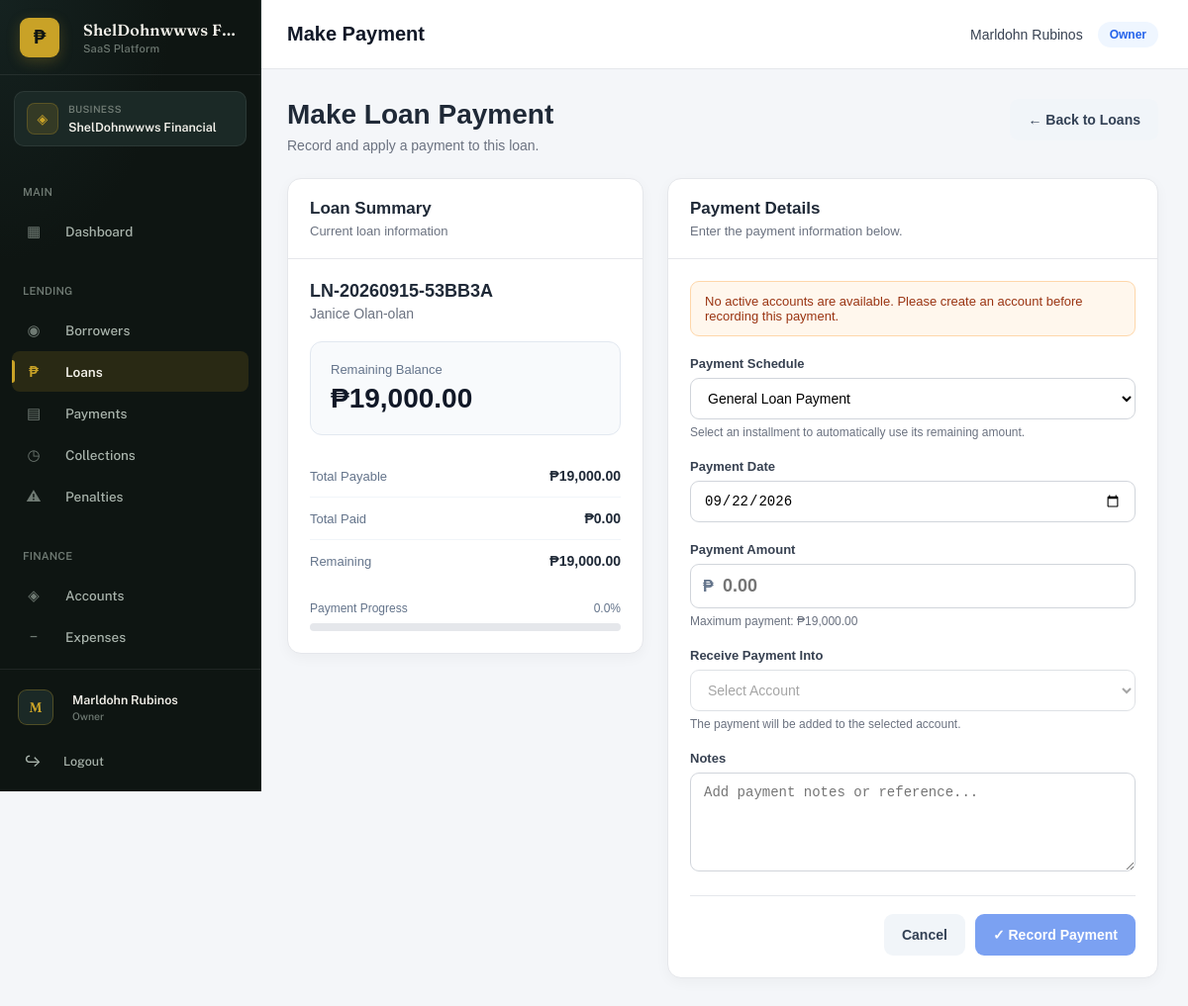
Screenshot of /public/index.php?url=loans/payment&id=22 (signed in) with the database file from the repository.
### tables this page shows
CREATE TABLE `loans` (
  `id` int(10) UNSIGNED NOT NULL,
  `business_id` bigint(20) UNSIGNED NOT NULL,
  `borrower_id` int(10) UNSIGNED NOT NULL,
  `account_id` int(10) UNSIGNED DEFAULT NULL,
  `category_id` int(10) UNSIGNED DEFAULT NULL,
  `loan_number` varchar(50) NOT NULL,
  `principal_amount` decimal(15,2) NOT NULL DEFAULT 0.00,
  `interest_rate` decimal(8,2) NOT NULL DEFAULT 0.00,
  `interest_type` enum('flat','reducing_balance') NOT NULL DEFAULT 'flat',
  `payment_type` enum('installment','full_payment') NOT NULL DEFAULT 'installment',
  `term` int(11) NOT NULL DEFAULT 1,
  `term_period` enum('days','weeks','months','years') NOT NULL DEFAULT 'months',
  `processing_fee` decimal(15,2) NOT NULL DEFAULT 0.00,
  `total_interest` decimal(15,2) NOT NULL DEFAULT 0.00,
  `total_payable` decimal(15,2) NOT NULL DEFAULT 0.00,
  `release_date` date DEFAULT NULL,
  `first_payment_date` date DEFAULT NULL,
  `status` enum('pending','approved','active','completed','overdue','cancelled','rejected') NOT NULL DEFAULT 'pending',
  `purpose` varchar(255) DEFAULT NULL,
  `notes` text DEFAULT NULL,
  `created_by` int(10) UNSIGNED DEFAULT NULL,
  `created_at` timestamp NOT NULL DEFAULT current_timestamp(),
  `updated_at` timestamp NOT NULL DEFAULT current_timestamp() ON UPDATE current_timestamp()
);

### app/views/loans/payment.php (the view, shortened to what the rows shown need)
<?php
$user = $user ?? Auth::user();
$tenantRole = $tenantRole ?? Auth::tenantRole();
$loanId = (int)(
    $loan['id']
    ?? 0
);
$loanName =
    $loan['loan_number']
    ?? ('Loan #' . $loanId);
$borrowerName =
    $loan['borrower_name']
    ?? 'Borrower';
$totalPayable =
    (float)(
        $loan['total_payable']
        ?? 0
    );
$totalPaid =
    (float)(
        $totalPaid
        ?? 0
    );
$remainingBalance =
    max(
        0,
        $totalPayable - $totalPaid
    );
$accounts =
    is_array($accounts ?? null)
        ? $accounts
        : [];
$today = date('Y-m-d');
$paymentPercentage = 0;
if ($totalPayable > 0) {
    $paymentPercentage =
        min(
            100,
            max(
                0,
                ($totalPaid / $totalPayable) * 100
            )
        );
}
?>
<!DOCTYPE html>
<html lang="en">
<head>
    <link
        rel="stylesheet"
        href="assets/css/style.css"
    >
</head>
<body>
<?php
require APP_PATH .
    '/views/layouts/sidebar.php';
?>
<div class="main-content">
    <nav class="navbar">
        <div class="page-title">
            Make Payment
        </div>
        <div class="user-info">
            <span class="user-name">
                <?= htmlspecialchars(
                    $user['full_name']
                    ?? $user['username']
                    ?? 'User'
                ) ?>
            </span>
            <span class="badge">
                <?= htmlspecialchars(
                    $tenantRole
                    ?? $user['role']
                    ?? 'User'
                ) ?>
            </span>
        </div>
    </nav>
    <div class="container">
        <div class="payment-page">
            <div class="payment-header">
                <div class="payment-header-content">
                    <h1>
                        Make Loan Payment
                    </h1>
                    <p>
                        Record and apply a payment to this loan.
                    </p>
                </div>
                <a
                    href="index.php?url=loans"
                    class="payment-btn payment-btn-secondary"
                >
                    ← Back to Loans
                </a>
            </div>
            <div class="payment-grid">
                <div class="payment-card loan-summary-card">
                    <div class="payment-card-header">
                        <h2>
                            Loan Summary
                        </h2>
                        <p>
                            Current loan information
                        </p>
                    </div>
                    <div class="payment-card-body">
                        <div class="loan-number">
                            <?= htmlspecialchars(
                                $loanName
                            ) ?>
                        </div>
                        <div class="loan-borrower">
                            <?= htmlspecialchars(
                                $borrowerName
                            ) ?>
                        </div>
                        <div class="balance-box">
                            <span class="balance-label">
                                Remaining Balance
                            </span>
                            <span class="balance-amount">
                                ₱<?= number_format(
                                    $remainingBalance,
                                    2
                                ) ?>
                            </span>
                        </div>
                        <div class="summary-list">
                            <div class="summary-row">
                                <span class="summary-label">
                                    Total Payable
                                </span>
                                <span class="summary-value">
                                    ₱<?= number_format(
                                        $totalPayable,
                                        2
                                    ) ?>
                                </span>
                            </div>
                            <div class="summary-row">
                                <span class="summary-label">
                                    Total Paid
                                </span>
                                <span class="summary-value">
                                    ₱<?= number_format(
                                        $totalPaid,
                                        2
                                    ) ?>
                                </span>
                            </div>
                            <div class="summary-row">
                                <span class="summary-label">
                                    Remaining
                                </span>
                                <span class="summary-value">
                                    ₱<?= number_format(
                                        $remainingBalance,
                                        2
                                    ) ?>
                                </span>
                            </div>
                        </div>
                        <div class="payment-progress">
                            <div class="payment-progress-header">
                                <span>
                                    Payment Progress
                                </span>
                                <span>
                                    <?= number_format(
                                        $paymentPercentage,
                                        1
                                    ) ?>%
                                </span>
                            </div>
                            <div class="payment-progress-bar">
                            </div>
                        </div>
                    </div>
                </div>
                <div class="payment-card">
                    <div class="payment-card-header">
                        <h2>
                            Payment Details
                        </h2>
                        <p>
                            Enter the payment information below.
                        </p>
                    </div>
                    <div class="payment-card-body">
                        <?php if (empty($accounts)): ?>
                            <div class="payment-warning">
                                No active accounts are available.
                                Please create an account before
                                recording this payment.
                            </div>
                        <?php endif; ?>
                        <form
                            method="POST"
                            action="index.php?url=loans/payment/store"
                            id="paymentForm"
                        >
                            <div class="payment-form-group">
                                <label
                                    for="schedule_id"
                                >
                                    Payment Schedule
                                </label>
                                <select
                                    name="schedule_id"
                                    id="schedule_id"
                                >
                                    <option value="">
                                        General Loan Payment
                                    </option>
                                </select>
                                <small class="payment-help">
                                    Select an installment to
                                    automatically use its
                                    remaining amount.
                                </small>
                            </div>
                            <div class="payment-form-group">
                                <label
                                    for="payment_date"
                                >
                                    Payment Date
                                </label>
                                <input
                                    type="date"
                                    name="payment_date"
                                    id="payment_date"
                                    value="<?= htmlspecialchars(
                                        $today
                                    ) ?>"
                                    required
                                >
                            </div>
                            <div class="payment-form-group">
                                <label
                                    for="payment_amount"
                                >
                                    Payment Amount
                                </label>
                                <div class="amount-wrapper">
                                    <span class="amount-symbol">
                                    </span>
                                    <input
                                        type="number"
                                        name="amount"
                                        id="payment_amount"
                                        class="amount-input"
                                        min="0.01"
                                        max="<?= htmlspecialchars(
                                            number_format(
                                                $remainingBalance,
                                                2,
                                                '.',
                                                ''
                                            )
                                        ) ?>"
                                        step="0.01"
                                        placeholder="0.00"
                                        required
                                    >
                                </div>
                                <small class="payment-help">
                                    Maximum payment:
                                    ₱<?= number_format(
                                        $remainingBalance,
                                        2
                                    ) ?>
                                </small>
                            </div>
                            <div class="payment-form-group">
                                <label
                                    for="account_id"
                                >
                                    Receive Payment Into
                                </label>
                                <select
                                    name="account_id"
                                    id="account_id"
                                    required
                                    <?= empty($accounts)
                                        ? 'disabled'
                                        : '' ?>
                                >
                                    <option value="">
                                        Select Account
                                    </option>
                                </select>
                                <small class="payment-help">
                                    The payment will be added
                                    to the selected account.
                                </small>
                            </div>
                            <div class="payment-form-group">
                                <label
                                    for="notes"
                                >
                                    Notes
                                </label>
                                <textarea
                                    name="notes"
                                    id="notes"
                                    rows="4"
                                    placeholder="Add payment notes or reference..."
                                ></textarea>
                            </div>
                            <div class="payment-actions">
                                <a
                                    href="index.php?url=loans"
                                    class="payment-btn payment-btn-secondary"
                                >
                                    Cancel
                                </a>
                                <button
                                    type="submit"
                                    class="payment-btn payment-btn-primary"
                                    id="submitPayment"
                                    <?= (
                                        $remainingBalance <= 0
                                        ||
                                        empty($accounts)
                                    )
                                        ? 'disabled'
                                        : '' ?>
                                >
                                    ✓ Record Payment
                                </button>
                            </div>
                        </form>
                    </div>
                </div>
            </div>
        </div>
    </div>
</div>
</body>
</html>

### rows the page displays
loans: loan_number "LN-20260915-53BB3A", total_payable "19,000.00", total_payable "0.0"

### other values shown
$sidebarBrandName "ShelDohnwwws F…"
$sidebarBrandTagline "SaaS Platform"
$business['name'] "ShelDohnwwws Financial"
$avatarLetter "M"
$displayName "Marldohn Rubinos"
$displayRole "Owner"
$user['full_name'] "Marldohn Rubinos"
$tenantRole "Owner"
$borrowerName "Janice Olan-olan"
$totalPaid "0.00"
